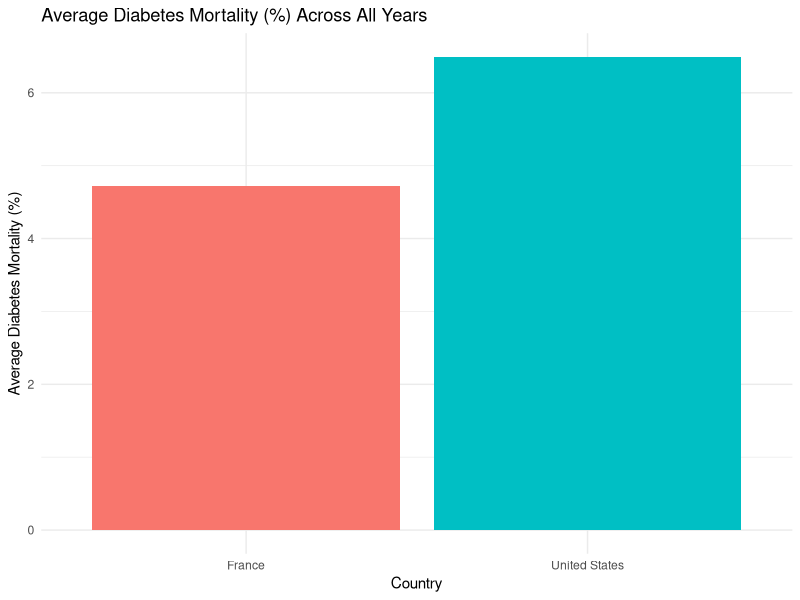
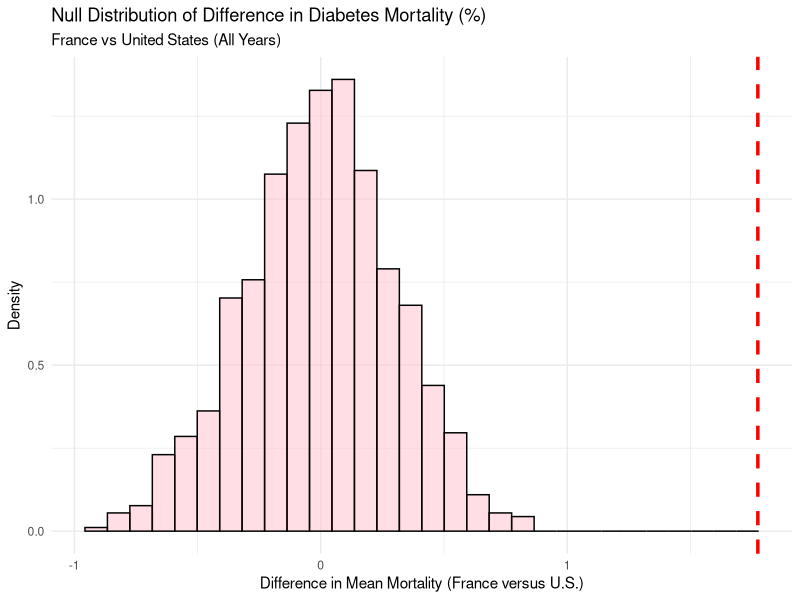

Recreate these plots in R, in order.
## ---- chunk 1
library(tidyverse)
library(readr)
global_mortality <- read_csv("global_mortality.csv")
view(global_mortality)
## ---- chunk 2

library(dplyr)
library(ggplot2)
library(readr)

# Filter data for France and US, select relevant columns
mortality_filtered <- global_mortality |>
  filter(country %in% c("France", "United States")) |>
  select(country, year, `Diabetes (%)`) |>
  rename(diabetes_pct = `Diabetes (%)`)  # rename column for easier handling
## ---- chunk 3
#| fig-alt: "Bar chart showing the average diabetes mortality (%) across all years for France and the United States."

# Compute average diabetes mortality per country
mortality_avg <- mortality_filtered |>
  group_by(country) |>
  summarize(avg_diabetes = mean(diabetes_pct))

# Plot the averages for visual comparison
ggplot(mortality_avg, aes(x = country, y = avg_diabetes, fill = country)) +
  geom_col(show.legend = FALSE) +
  labs(
    title = "Average Diabetes Mortality (%) Across All Years",
    x = "Country",
    y = "Average Diabetes Mortality (%)"
  ) +
  theme_minimal()
## ---- chunk 4
#| fig-alt: "Histogram of the null distribution of differences in mean diabetes mortality between France and the US, based on 1000 permutations. The observed difference is marked with a red dashed line."

library(purrr)

# Compute observed difference in average diabetes mortality
obs_diff <- diff(mortality_avg$avg_diabetes)

# Function to perform one permutation
perm_data <- function(rep, data) {
  data |>
    select(country, diabetes_pct) |>
    mutate(diabetes_perm = sample(diabetes_pct, replace = FALSE)) |>
    group_by(country) |>
    summarize(
      perm_ave = mean(diabetes_perm)
    ) |>
    summarize(
      perm_diff = diff(perm_ave),  # difference between France and US
      rep = rep
    )
}

set.seed(47)
# Run 1000 permutations to create null distribution
perm_stats <- map(1:1000, perm_data, data = mortality_filtered) |>
  list_rbind()

# Plot histogram of permutation differences with observed difference marked
ggplot(perm_stats, aes(x = perm_diff)) +
  geom_histogram(aes(y = ..density..), bins = 30, fill = "pink", color = "black", alpha = 0.5) +
  geom_vline(aes(xintercept = obs_diff), color = "red", linetype = "dashed", size = 1.2) +
  labs(
    title = "Null Distribution of Difference in Diabetes Mortality (%)",
    subtitle = "France vs United States (All Years)",
    x = "Difference in Mean Mortality (France versus U.S.)",
    y = "Density"
  ) +
  theme_minimal()
